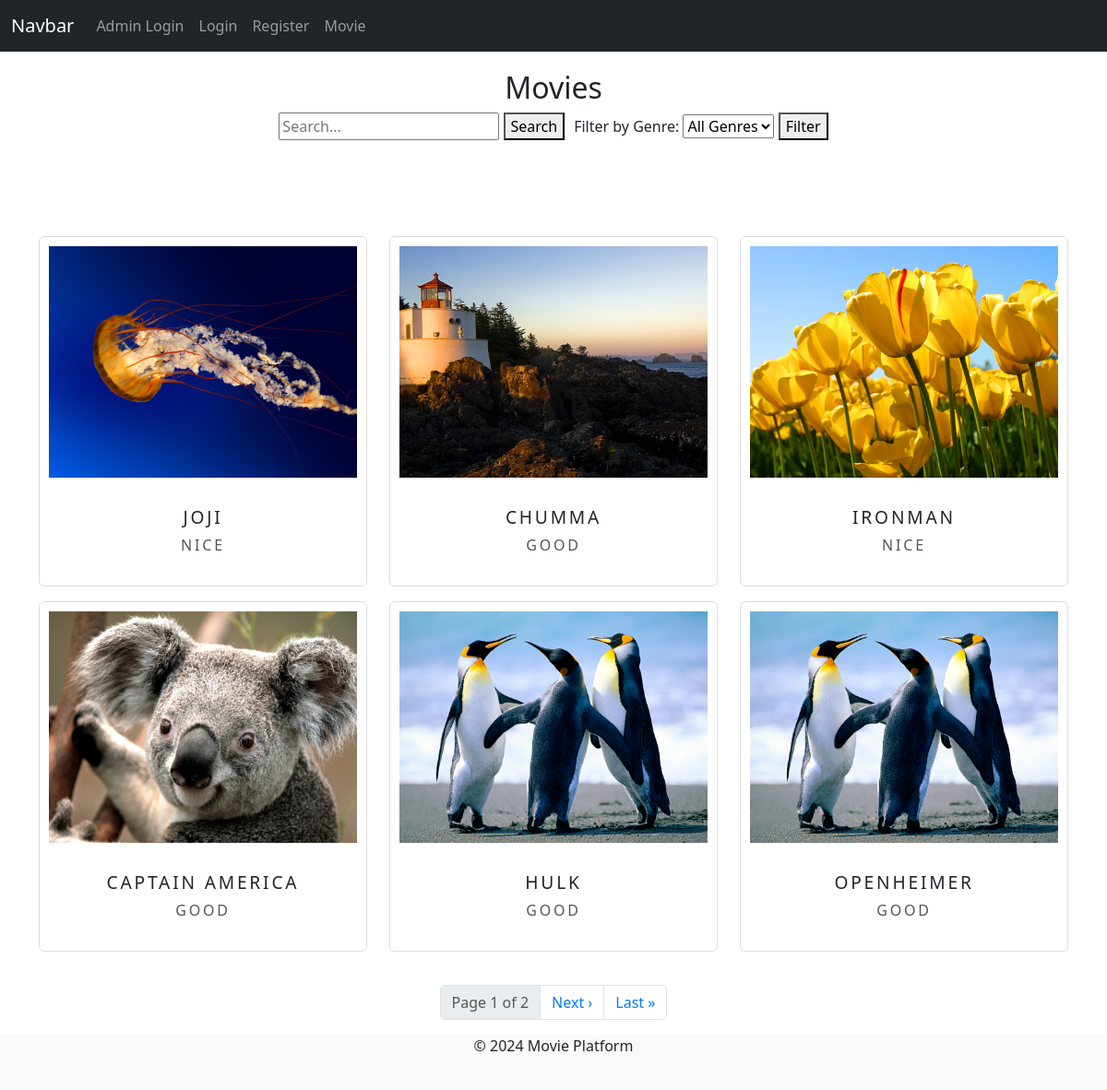
The page / on the database its author committed.
### movie_app/models.py (models this page shows, shortened)
class Movie(models.Model):
    user = models.ForeignKey(User, on_delete=models.CASCADE)
    title = models.CharField(max_length=200)
    poster = models.ImageField(upload_to='posters/')
    description = models.TextField()
    release_date = models.DateField()
    actors = models.CharField(max_length=200)
    genre = models.ForeignKey(Genre, on_delete=models.SET_NULL, null=True)
    youtube_trailer = models.URLField()

### movie_app/views.py (the view)
# urls.py: path('', views.movies, name='movies'),
def movies(request):
    query = request.GET.get('query', '')
    selected_genre_id = request.GET.get('genre', '')
    if query:
        movies_list = Movie.objects.filter(title__icontains=query)
    else:
        movies_list = Movie.objects.all()
    if selected_genre_id:
        movies_list = movies_list.filter(genre_id=selected_genre_id)
    paginator = Paginator(movies_list, 6)  # Show 6 movies per page
    try:
        page = int(request.GET.get('page', '1'))
    except ValueError:
        page = 1
    try:
        movies = paginator.page(page)
    except (EmptyPage, InvalidPage):
        movies = paginator.page(paginator.num_pages)
    genres = Genre.objects.all()
    context = {
        'movies': movies,
        'genres': genres,
        'selected_genre_id': selected_genre_id,
        'query': query,
    }
    return render(request, 'movies.html', context)

### templates/movies.html (shortened to what this page needs)
{% extends 'base.html' %}
{% load static %}
{% block content %}
<head>
    <link href="{% static 'css/mov.css' %}" rel="stylesheet">
</head>
<body>
    <div class="movies-container">
        <h2>Movies</h2>
        <div class="search-filter">
            <form method="GET" action="{% url 'search_movies' %}">
                <input type="text" name="query" placeholder="Search..." value="{{ request.GET.query }}">
                <button type="submit">Search</button>
            </form>
            <form method="GET" action="{% url 'movies' %}">
                <label for="genre">Filter by Genre:</label>
                <select name="genre">
                    <option value="">All Genres</option>
                </select>
                <button type="submit">Filter</button>
            </form>
        </div>
    </div>
<div class="container">
    <div class="row justify-content-center mt-5">
      {% for movie in movies %}
        <div class="col-lg-4 col-md-6 col-sm-12">
          <div class="card mb-3">
            <h3><a href="{% url 'movie_detail' movie.id %}">
              <img src="{{ movie.poster.url }}" alt="{{ movie.title }}" width="354" height="250">
            </a>
            <div class="card-body">
              <h5 class="card-title">{{ movie.title }}</h5>
              <p class="card-text">{{ movie.description }}</p>
            </div>
          </div>
        </div>
      {% endfor %}
    </div>
  </div>
    <div class="pagination-container">
        <nav aria-label="Page navigation">
            <ul class="pagination justify-content-center">
                <li class="page-item disabled">
                    <span class="page-link">Page {{ movies.number }} of {{ movies.paginator.num_pages }}</span>
                </li>
                {% if movies.has_next %}
                <li class="page-item">
                    <a class="page-link" href="?page={{ movies.next_page_number }}{% if query %}&query={{ query }}{% endif %}{% if selected_genre_id %}&genre={{ selected_genre_id }}{% endif %}" aria-label="Next">
                        <span aria-hidden="true">Next &rsaquo;</span>
                    </a>
                </li>
                <li class="page-item">
                    <a class="page-link" href="?page={{ movies.paginator.num_pages }}{% if query %}&query={{ query }}{% endif %}{% if selected_genre_id %}&genre={{ selected_genre_id }}{% endif %}" aria-label="Last">
                        <span aria-hidden="true">Last &raquo;</span>
                    </a>
                </li>
                {% endif %}
            </ul>
        </nav>
    </div>
</body>
{% endblock %}

### templates/base.html (shortened to what this page needs)
{% load static %}
<html>
<head>
    <link rel="stylesheet" href="{% static 'css/custom.css' %}">
    <link href="{% static 'css/bootstrap.min.css' %}" rel="stylesheet">
</head>
<body>
<div>
{% include 'navbar.html' %}
{% block content %}
{% endblock %}
</div>
{% include 'footer.html' %}
</body>
</html>

### templates/header.html (shortened to what this page needs)
{% load static %}

### templates/navbar.html (shortened to what this page needs)
 <nav>
            <nav class="navbar navbar-expand-lg navbar-dark bg-dark">
  <div class="container-fluid">
    <a class="navbar-brand" href="#">Navbar</a>
    <div class="collapse navbar-collapse" id="navbarNavAltMarkup">
      <div class="navbar-nav">
        <a class="nav-link" href="#">Admin Login</a>
        {% if user.is_authenticated %}
        <a class="nav-link" href="{% url 'profile' %}">Profile</a>
        <a class="nav-link" href="{% url 'movies' %}">Movie</a>
        <a class="nav-link" href="{% url 'logout' %}">Logout</a>
        <a class="nav-link disabled" href="#">Welcome {{ user.username }}!</a>
          {% else %}
          <a class="nav-link" href="{% url 'login' %}">Login</a>
        <a class="nav-link" href="{% url 'register' %}">Register</a>
        <a class="nav-link " href="{% url 'movies' %}" >Movie</a>
          {% endif %}
      </div>
    </div>
  </div>
</nav>

### templates/footer.html
    <footer>
        <div class="footer navbar-fixed-bottom my_footer">
        <p class="text-center">&copy; 2024 Movie Platform</p>
        </div>
    </footer>

### static/css/custom.css (style rules this page uses)
body { font-family: "Roboto", sans-serif; }
.my_footer { background-color:#f8f9fa; height:60px; }
.card-body { font-size:14px; text-transform :uppercase; letter-spacing : .2em; }

### static/css/mov.css (style rules this page uses)
.movies-container { padding: 20px; text-align: center; }
.search-filter { margin-bottom: 20px; display: flex; justify-content: center; gap: 10px; }
.container { display: flex; flex-wrap: wrap; gap: 20px; }
.card { border: 1px solid #ddd; padding: 10px; box-sizing: border-box; text-align: center; transition: transform 0.3s; }
.card img { max-width: 100%; height: auto; margin-bottom: 15px; }
.card-title { font-size: 1.2rem; margin-bottom: 10px; }
.card-text { font-size: 1rem; color: #555; margin-bottom: 15px; }
.pagination-container { margin-top: 20px; }
.pagination .page-item.disabled .page-link { color: #555; }
.pagination .page-link { color: #007bff; text-decoration: none; }

### rows shown on the page
Movie: poster (picture), title "JOJI", description "NICE"
Movie: poster (picture), title "CHUMMA", description "GOOD"
Movie: poster (picture), title "IRONMAN", description "NICE"
Movie: poster (picture), title "CAPTAIN AMERICA", description "GOOD"
Movie: poster (picture), title "HULK", description "GOOD"
Movie: poster (picture), title "OPENHEIMER", description "GOOD"

### other values the page prints
{{ movies.number }} "1"
{{ movies.paginator.num_pages }} "2"
